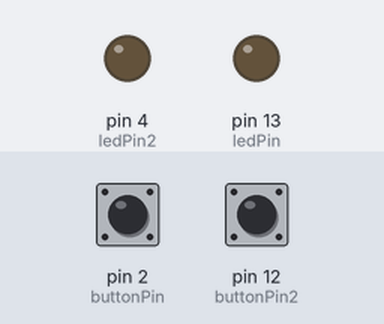
The sketch below on a simulated Arduino Uno, built with avr-gcc and run on an emulated ATmega328P. On the bench: output pins drawn as LEDs (lit = HIGH). The inputs (shaded band) are chosen by the test bench; at power-on: pin 2 (buttonPin) LOW, pin 12 (buttonPin2) LOW.

Above: at 1.2 s.
1.3 s: pin 2 (buttonPin) pulled HIGH for 0.15 s
At 5.3 s:
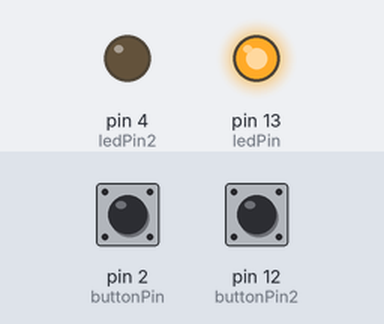
Timing chart, 0 to 10.3 s (numbered marks = the images above; inputs shaded):
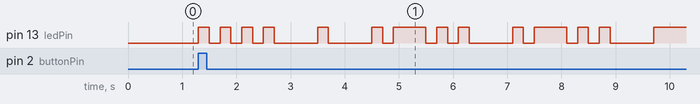

The sketch:

arduino.ino
```cpp
const int buttonPin = 2;
const int ledPin = 13;
const int buttonPin2 = 12;
const int ledPin2 = 4;

// Timing constants
const int dotTime = 200;  // time duration of a dot
const int dashTime = 600; // time duration of a dash
const int elementSpace = 200;  // space between elements (dot or dash)
const int letterSpace = 600;   // space between letters

void setup() {
  pinMode(ledPin, OUTPUT);
  pinMode(ledPin2, OUTPUT);
  pinMode(buttonPin, INPUT);
  pinMode(buttonPin2, INPUT);
}

void loop() {
  int buttonState = digitalRead(buttonPin);
  int buttonState2 = digitalRead(buttonPin2);

  if (buttonState == HIGH) {
    // Morse code for HELLO: .... . .-.. .-.. ---
    letterH(ledPin);
    letterE(ledPin);
    letterL(ledPin);
    letterL(ledPin);
    letterO(ledPin);
  }

  if (buttonState2 == HIGH) {
    // Morse code for O: ---
    for (int i = 0; i < 3; i++) {
      dash(ledPin2);
    }
  }
}

void dot(int pin) {
  digitalWrite(pin, HIGH);
  delay(dotTime);
  digitalWrite(pin, LOW);
  delay(elementSpace);
}

void dash(int pin) {
  digitalWrite(pin, HIGH);
  delay(dashTime);
  digitalWrite(pin, LOW);
  delay(elementSpace);
}

void letterH(int pin) {
  for (int i = 0; i < 4; i++) {
    dot(pin);
  }
  delay(letterSpace);
}

void letterE(int pin) {
  dot(pin);
  delay(letterSpace);
}

void letterL(int pin) {
  dot(pin);
  dash(pin);
  dot(pin);
  dot(pin);
  delay(letterSpace);
}

void letterO(int pin) {
  for (int i = 0; i < 3; i++) {
    dash(pin);
  }
  delay(letterSpace);
}
```

Measured:
- after the input at 1.3 s, pin 13 (ledPin): LOW → HIGH at once, → LOW 0.20 s later, → HIGH 0.20 s later, → LOW 0.20 s later, … (27 changes in this stretch)
